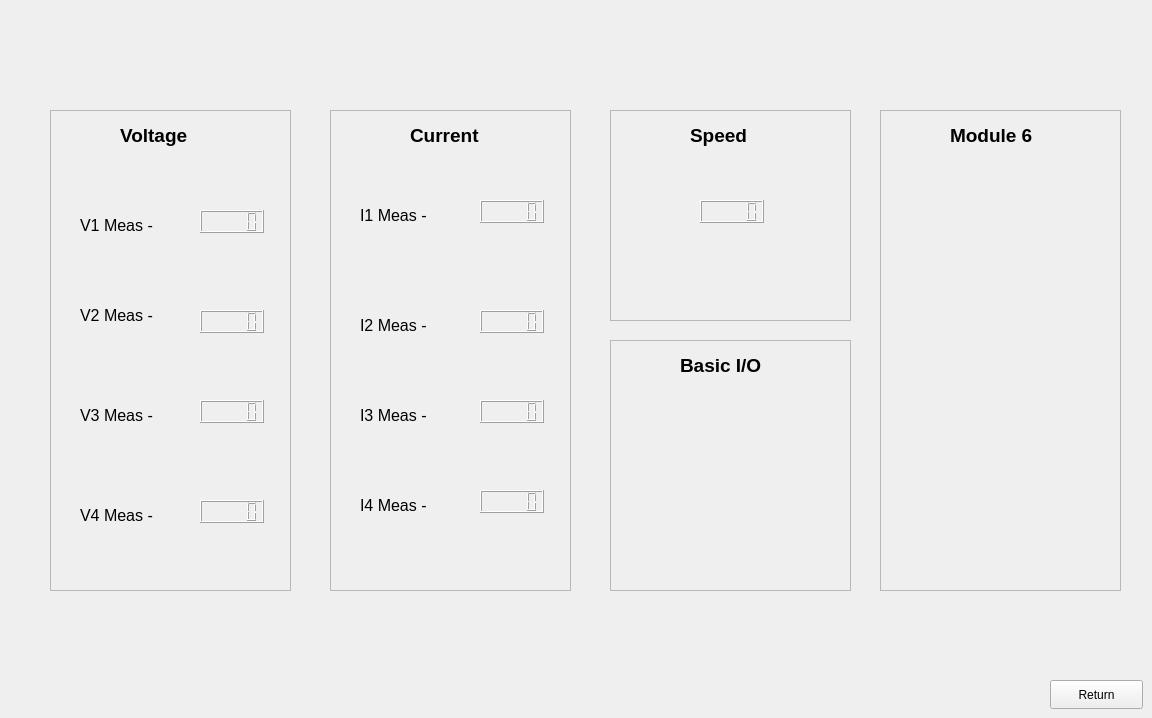
    <widget class="QWidget" name="CustomMeasPg">
     <widget class="QPushButton" name="pushButton_2">
      <property name="geometry">
       <rect>
        <x>1050</x>
        <y>680</y>
        <width>93</width>
        <height>29</height>
       </rect>
      </property>
      <property name="text">
       <string>Return</string>
      </property>
     </widget>
     <widget class="QFrame" name="VoltageMod">
      <property name="geometry">
       <rect>
        <x>50</x>
        <y>110</y>
        <width>241</width>
        <height>481</height>
       </rect>
      </property>
      <property name="frameShape">
       <enum>QFrame::Shape::StyledPanel</enum>
      </property>
      <property name="frameShadow">
       <enum>QFrame::Shadow::Raised</enum>
      </property>
      <widget class="QLabel" name="label">
       <property name="geometry">
        <rect>
         <x>70</x>
         <y>10</y>
         <width>91</width>
         <height>31</height>
        </rect>
       </property>
       <property name="font">
        <font>
         <pointsize>14</pointsize>
         <bold>true</bold>
        </font>
       </property>
       <property name="text">
        <string>Voltage</string>
       </property>
      </widget>
      <widget class="QLCDNumber" name="V1">
       <property name="geometry">
        <rect>
         <x>150</x>
         <y>100</y>
         <width>64</width>
         <height>23</height>
        </rect>
       </property>
      </widget>
      <widget class="QLCDNumber" name="V2">
       <property name="geometry">
        <rect>
         <x>150</x>
         <y>200</y>
         <width>64</width>
         <height>23</height>
        </rect>
       </property>
      </widget>
      <widget class="QLCDNumber" name="V3">
       <property name="geometry">
        <rect>
         <x>150</x>
         <y>290</y>
         <width>64</width>
         <height>23</height>
        </rect>
       </property>
      </widget>
      <widget class="QLCDNumber" name="V4">
       <property name="geometry">
        <rect>
         <x>150</x>
         <y>390</y>
         <width>64</width>
         <height>23</height>
        </rect>
       </property>
      </widget>
      <widget class="QLabel" name="label_5">
       <property name="geometry">
        <rect>
         <x>30</x>
         <y>100</y>
         <width>91</width>
         <height>31</height>
        </rect>
       </property>
       <property name="font">
        <font>
         <pointsize>12</pointsize>
         <bold>false</bold>
        </font>
       </property>
       <property name="text">
        <string>V1 Meas - </string>
       </property>
      </widget>
      <widget class="QLabel" name="label_6">
       <property name="geometry">
        <rect>
         <x>30</x>
         <y>190</y>
         <width>91</width>
         <height>31</height>
        </rect>
       </property>
       <property name="font">
        <font>
         <pointsize>12</pointsize>
         <bold>false</bold>
        </font>
       </property>
       <property name="text">
        <string>V2 Meas - </string>
       </property>
      </widget>
      <widget class="QLabel" name="label_7">
       <property name="geometry">
        <rect>
         <x>30</x>
         <y>290</y>
         <width>91</width>
         <height>31</height>
        </rect>
       </property>
       <property name="font">
        <font>
         <pointsize>12</pointsize>
         <bold>false</bold>
        </font>
       </property>
       <property name="text">
        <string>V3 Meas - </string>
       </property>
      </widget>
      <widget class="QLabel" name="label_8">
       <property name="geometry">
        <rect>
         <x>30</x>
         <y>390</y>
         <width>91</width>
         <height>31</height>
        </rect>
       </property>
       <property name="font">
        <font>
         <pointsize>12</pointsize>
         <bold>false</bold>
        </font>
       </property>
       <property name="text">
        <string>V4 Meas - </string>
       </property>
      </widget>
     </widget>
     <widget class="QFrame" name="CurrentMod">
      <property name="geometry">
       <rect>
        <x>330</x>
        <y>110</y>
        <width>241</width>
        <height>481</height>
       </rect>
      </property>
      <property name="frameShape">
       <enum>QFrame::Shape::StyledPanel</enum>
      </property>
      <property name="frameShadow">
       <enum>QFrame::Shadow::Raised</enum>
      </property>
      <widget class="QLabel" name="label_2">
       <property name="geometry">
        <rect>
         <x>80</x>
         <y>10</y>
         <width>91</width>
         <height>31</height>
        </rect>
       </property>
       <property name="font">
        <font>
         <pointsize>14</pointsize>
         <bold>true</bold>
        </font>
       </property>
       <property name="text">
        <string>Current</string>
       </property>
      </widget>
      <widget class="QLCDNumber" name="I1">
       <property name="geometry">
        <rect>
         <x>150</x>
         <y>90</y>
         <width>64</width>
         <height>23</height>
        </rect>
       </property>
      </widget>
      <widget class="QLCDNumber" name="I2">
       <property name="geometry">
        <rect>
         <x>150</x>
         <y>200</y>
         <width>64</width>
         <height>23</height>
        </rect>
       </property>
      </widget>
      <widget class="QLCDNumber" name="I3">
       <property name="geometry">
        <rect>
         <x>150</x>
         <y>290</y>
         <width>64</width>
         <height>23</height>
        </rect>
       </property>
      </widget>
      <widget class="QLCDNumber" name="I4">
       <property name="geometry">
        <rect>
         <x>150</x>
         <y>380</y>
         <width>64</width>
         <height>23</height>
        </rect>
       </property>
      </widget>
      <widget class="QLabel" name="label_9">
       <property name="geometry">
        <rect>
         <x>30</x>
         <y>90</y>
         <width>91</width>
         <height>31</height>
        </rect>
       </property>
       <property name="font">
        <font>
         <pointsize>12</pointsize>
         <bold>false</bold>
        </font>
       </property>
       <property name="text">
        <string>I1 Meas - </string>
       </property>
      </widget>
      <widget class="QLabel" name="label_10">
       <property name="geometry">
        <rect>
         <x>30</x>
         <y>200</y>
         <width>91</width>
         <height>31</height>
        </rect>
       </property>
       <property name="font">
        <font>
         <pointsize>12</pointsize>
         <bold>false</bold>
        </font>
       </property>
       <property name="text">
        <string>I2 Meas - </string>
       </property>
      </widget>
      <widget class="QLabel" name="label_11">
       <property name="geometry">
        <rect>
         <x>30</x>
         <y>290</y>
         <width>91</width>
         <height>31</height>
        </rect>
       </property>
       <property name="font">
        <font>
         <pointsize>12</pointsize>
         <bold>false</bold>
        </font>
       </property>
       <property name="text">
        <string>I3 Meas - </string>
       </property>
      </widget>
      <widget class="QLabel" name="label_12">
       <property name="geometry">
        <rect>
         <x>30</x>
         <y>380</y>
         <width>91</width>
         <height>31</height>
        </rect>
       </property>
       <property name="font">
        <font>
         <pointsize>12</pointsize>
         <bold>false</bold>
        </font>
       </property>
       <property name="text">
        <string>I4 Meas - </string>
       </property>
      </widget>
     </widget>
     <widget class="QFrame" name="SpeedMod">
      <property name="geometry">
       <rect>
        <x>610</x>
        <y>110</y>
        <width>241</width>
        <height>211</height>
       </rect>
      </property>
      <property name="frameShape">
       <enum>QFrame::Shape::StyledPanel</enum>
      </property>
      <property name="frameShadow">
       <enum>QFrame::Shadow::Raised</enum>
      </property>
      <widget class="QLabel" name="label_3">
       <property name="geometry">
        <rect>
         <x>80</x>
         <y>10</y>
         <width>91</width>
         <height>31</height>
        </rect>
       </property>
       <property name="font">
        <font>
         <pointsize>14</pointsize>
         <bold>true</bold>
        </font>
       </property>
       <property name="text">
        <string>Speed</string>
       </property>
      </widget>
      <widget class="QLCDNumber" name="lcdNumber">
       <property name="geometry">
        <rect>
         <x>90</x>
         <y>90</y>
         <width>64</width>
         <height>23</height>
        </rect>
       </property>
      </widget>
     </widget>
     <widget class="QFrame" name="BasicIOMod">
      <property name="geometry">
       <rect>
        <x>610</x>
        <y>340</y>
        <width>241</width>
        <height>251</height>
       </rect>
      </property>
      <property name="frameShape">
       <enum>QFrame::Shape::StyledPanel</enum>
      </property>
      <property name="frameShadow">
       <enum>QFrame::Shadow::Raised</enum>
      </property>
      <widget class="QLabel" name="label_4">
       <property name="geometry">
        <rect>
         <x>70</x>
         <y>10</y>
         <width>101</width>
         <height>31</height>
        </rect>
       </property>
       <property name="font">
        <font>
         <pointsize>14</pointsize>
         <bold>true</bold>
        </font>
       </property>
       <property name="text">
        <string>Basic I/O</string>
       </property>
      </widget>
     </widget>
     <widget class="QFrame" name="Mod">
      <property name="geometry">
       <rect>
        <x>880</x>
        <y>110</y>
        <width>241</width>
        <height>481</height>
       </rect>
      </property>
      <property name="frameShape">
       <enum>QFrame::Shape::StyledPanel</enum>
      </property>
      <property name="frameShadow">
       <enum>QFrame::Shadow::Raised</enum>
      </property>
      <widget class="QLabel" name="label_15">
       <property name="geometry">
        <rect>
         <x>70</x>
         <y>10</y>
         <width>101</width>
         <height>31</height>
        </rect>
       </property>
       <property name="font">
        <font>
         <pointsize>14</pointsize>
         <bold>true</bold>
        </font>
       </property>
       <property name="text">
        <string>Module 6</string>
       </property>
      </widget>
     </widget>
    </widget>
